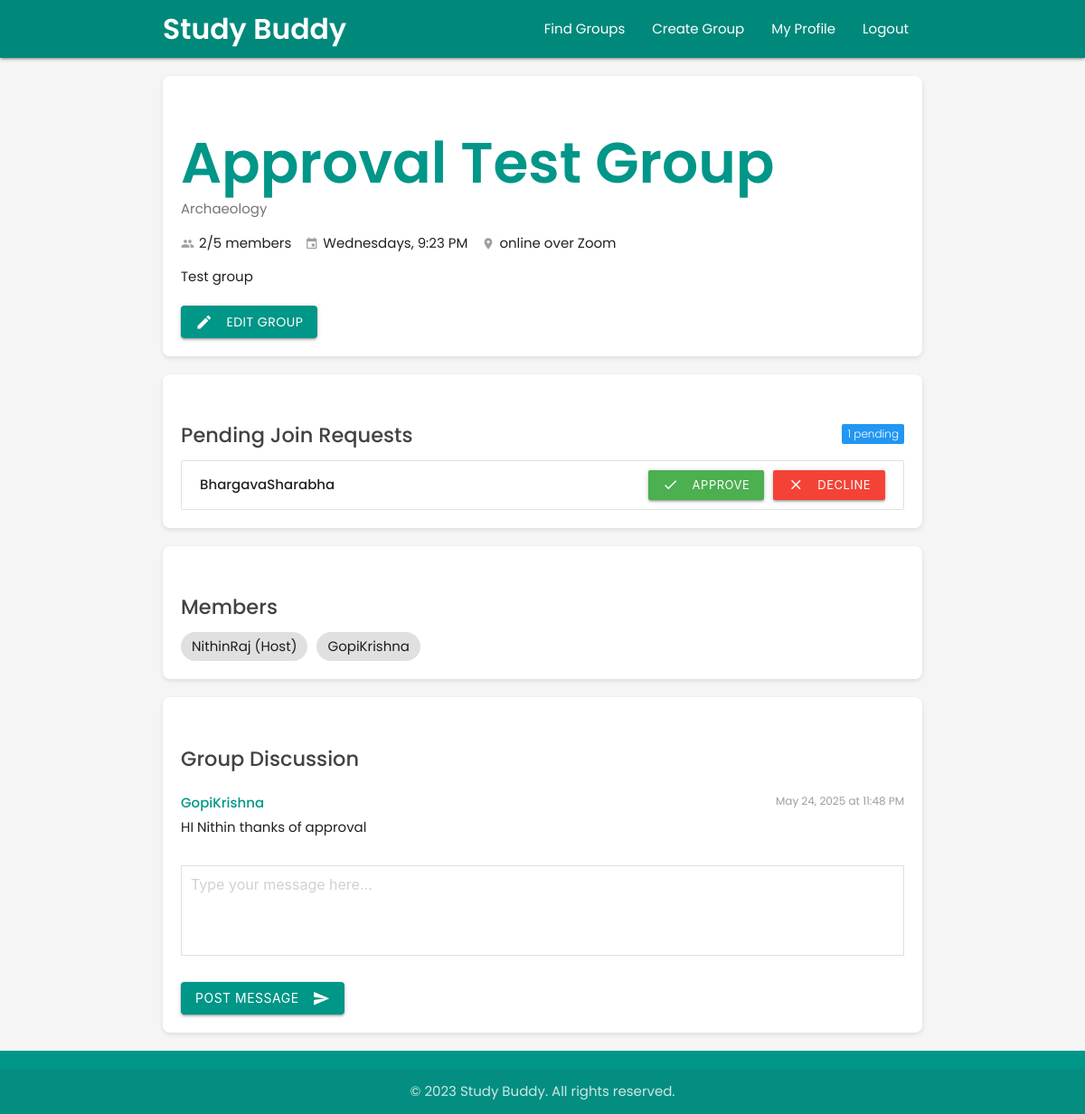
The app's page /group_details/6 (signed in), older data.
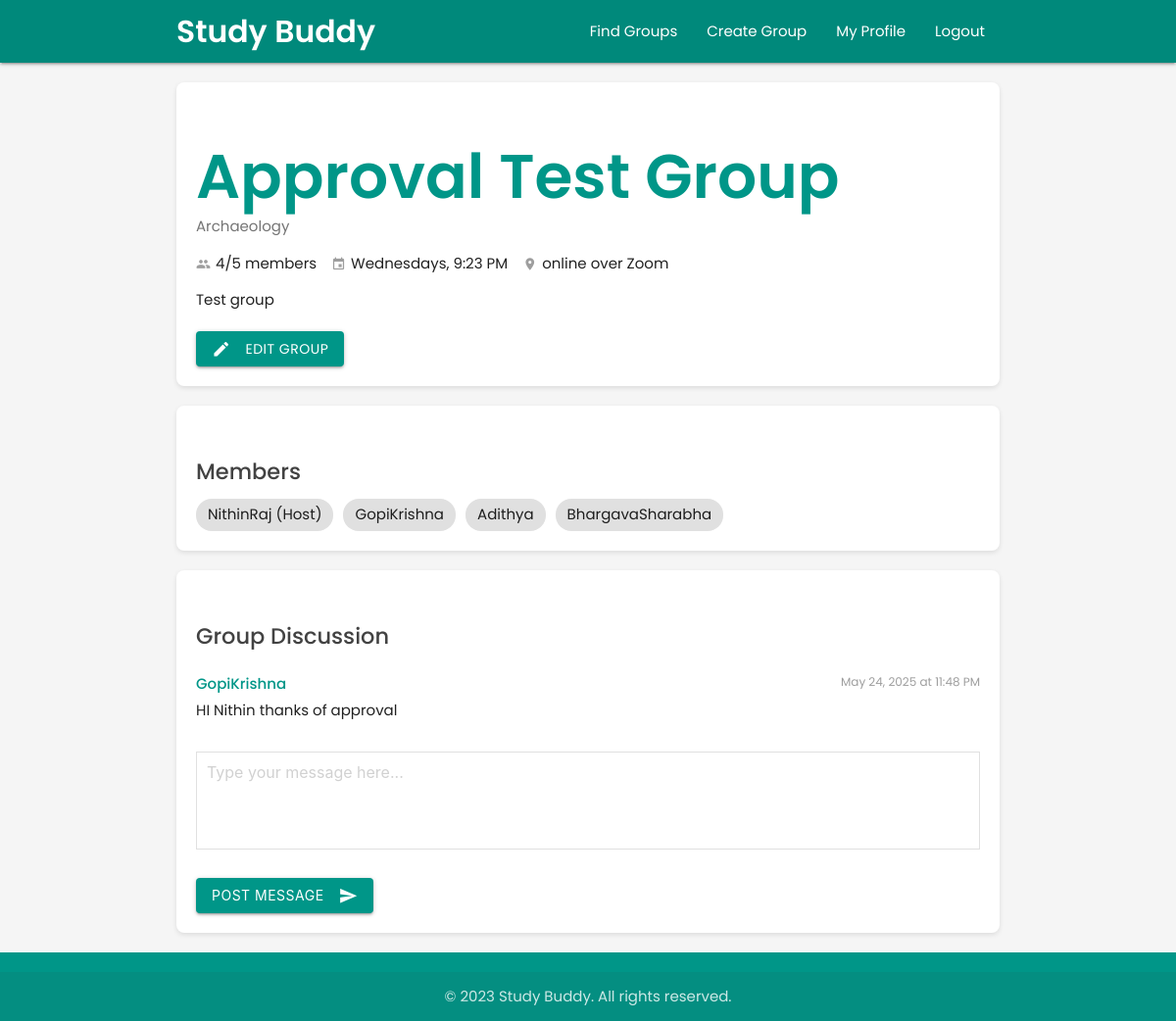
The same page, newer data.
### userDashboard/models.py (models this page shows, shortened)
class StudyGroup(models.Model):
    title = models.CharField(max_length=100)
    description = models.TextField()
    subject = models.ForeignKey(Subject, on_delete=models.CASCADE, related_name='study_groups')
    host = models.ForeignKey(settings.AUTH_USER_MODEL, on_delete=models.CASCADE, related_name='hosted_groups')
    members = models.ManyToManyField(settings.AUTH_USER_MODEL, through='GroupMembership', related_name='joined_groups')
    max_members = models.PositiveIntegerField(default=8)
    meeting_date = models.DateField()
    meeting_time = models.TimeField()
    meeting_location = models.CharField(max_length=255, blank=True)
    created_at = models.DateTimeField(auto_now_add=True)
    updated_at = models.DateTimeField(auto_now=True)
    @property
    def current_member_count(self):
        return self.members.count()
    class Meta:
        ordering = ['meeting_date', 'meeting_time']

class GroupJoinRequest(models.Model):
    STATUS_CHOICES = (
        ('pending', 'Pending'),
        ('approved', 'Approved'),
        ('declined', 'Declined'),
    )
    user = models.ForeignKey(settings.AUTH_USER_MODEL, on_delete=models.CASCADE, related_name='join_requests')
    group = models.ForeignKey(StudyGroup, on_delete=models.CASCADE, related_name='join_requests')
    status = models.CharField(max_length=10, choices=STATUS_CHOICES, default='pending')
    requested_at = models.DateTimeField(auto_now_add=True)
    responded_at = models.DateTimeField(null=True, blank=True)
    class Meta:
        unique_together = ('user', 'group')
        ordering = ['-requested_at']

class GroupMembership(models.Model):
    user = models.ForeignKey(settings.AUTH_USER_MODEL, on_delete=models.CASCADE)
    group = models.ForeignKey(StudyGroup, on_delete=models.CASCADE)
    date_joined = models.DateTimeField(auto_now_add=True)
    is_active = models.BooleanField(default=True)
    class Meta:
        unique_together = ('user', 'group')

class GroupMessage(models.Model):
    group = models.ForeignKey(StudyGroup, on_delete=models.CASCADE, related_name='messages')
    user = models.ForeignKey(settings.AUTH_USER_MODEL, on_delete=models.CASCADE)
    content = models.TextField()
    timestamp = models.DateTimeField(auto_now_add=True)
    class Meta:
        ordering = ['timestamp']

### userAuth/models.py (models this page shows)
class CustomUser(AbstractUser):
    email = models.EmailField(unique=True)
    objects = CustomUserManager()
    EMAIL_FIELD = 'email'
    REQUIRED_FIELDS = ['email']

### userProfile/models.py (models this page shows, shortened)
class Subject(models.Model):
    name = models.CharField(max_length=100, unique=True)
    description = models.TextField(blank=True)
    class Meta:
        ordering = ['name']

### userDashboard/views.py (the view, shortened to what this page needs)
# urls.py: path('group_details/<int:group_id>', views.group_details, name='group_details'),
@login_required
def group_details(request, group_id=None):
    if group_id:
        try:
            group = StudyGroup.objects.get(id=group_id)
            is_member = group.members.filter(id=request.user.id).exists()
            is_host = group.host == request.user
            has_pending_request = GroupJoinRequest.objects.filter(
                user=request.user,
                group=group,
                status='pending'
            ).exists()
            pending_requests = []
            if is_host:
                pending_requests = GroupJoinRequest.objects.filter(
                    group=group,
                    status='pending'
                ).select_related('user')
            messages_list = group.messages.all().order_by('timestamp')
            context = {
                'group': group,
                'is_member': is_member,
                'is_host': is_host,
                'has_pending_request': has_pending_request,
                'pending_requests': pending_requests,
                'messages_list': messages_list
            }
            return render(request, 'userDashboard/group_detail.html', context)
        except StudyGroup.DoesNotExist:
            messages.error(request, "Study group not found.")
            return redirect('dashboard')
    return render(request, 'userDashboard/group_detail.html')

### userDashboard/templates/userDashboard/group_detail.html (shortened to what the changed rows need)
<!DOCTYPE html>
<html lang="en">
<head>
  <link rel="stylesheet" href="https://cdnjs.cloudflare.com/ajax/libs/materialize/1.0.0/css/materialize.min.css">
</head>
<body>
  <main id="main-content" class="container">
    {% if group %}
    <section class="group-header">
      <h1 class="group-title">{{ group.title }}</h1>
      <span class="group-subject">{{ group.subject.name }}</span>
      <div class="group-meta">
        <div class="meta-item">
          <i class="material-icons tiny">group</i>
          <span>{{ group.current_member_count }}/{{ group.max_members }} members</span>
        </div>
        <div class="meta-item">
          <i class="material-icons tiny">event</i>
          <span>{{ group.meeting_date|date:"l" }}s, {{ group.meeting_time|time:"g:i A" }}</span>
        </div>
        {% if group.meeting_location %}
        <div class="meta-item">
          <i class="material-icons tiny">location_on</i>
          <span>{{ group.meeting_location }}</span>
        </div>
        {% endif %}
      </div>
      <p class="group-description">
        {{ group.description }}
      </p>
      <div class="group-actions">
        {% if not is_member %}
          {% if has_pending_request %}
            <button disabled class="btn waves-effect waves-light grey">
              <i class="material-icons left">hourglass_empty</i>
              Request Pending
            </button>
          {% else %}
            <form method="POST" action="{% url 'join_group' group.id %}">
              {% csrf_token %}
              <button type="submit" class="btn waves-effect waves-light">
                <i class="material-icons left">group_add</i>
                Request to Join
              </button>
            </form>
          {% endif %}
        {% elif is_host %}
        <a href="{% url 'edit_group' group.id %}" class="btn waves-effect waves-light">
          <i class="material-icons left">edit</i>
          Edit Group
        </a>
        {% endif %}
      </div>
    </section>
    {% if is_host and pending_requests %}
    <section class="requests-section">
      <h2 class="section-title">
        Pending Join Requests
        <span class="new badge blue" data-badge-caption="pending">{{ pending_requests|length }}</span>
      </h2>
      <ul class="requests-list collection">
        {% for request in pending_requests %}
        <li class="request-item collection-item">
          <span class="request-user">{{ request.user.get_full_name|default:request.user.username }}</span>
          <div class="request-actions">
            <form method="POST" action="{% url 'approve_request' request.id %}">
              <button type="submit" class="btn-small green">
                <i class="material-icons left">check</i>
                Approve
              </button>
            </form>
            <form method="POST" action="{% url 'decline_request' request.id %}">
              <button type="submit" class="btn-small red">
                <i class="material-icons left">close</i>
                Decline
              </button>
            </form>
          </div>
        </li>
        {% endfor %}
      </ul>
    </section>
    {% endif %}
    <section class="members-section">
      <h2 class="section-title">Members</h2>
      <div class="members-list">
        {% for membership in group.groupmembership_set.all %}
        <span class="member-chip">
          {{ membership.user.get_full_name|default:membership.user.username }}
          {% if membership.user == group.host %}(Host){% endif %}
        </span>
        {% endfor %}
      </div>
    </section>
    <section class="discussion-section">
      <h2 class="section-title">Group Discussion</h2>
      <div class="messages-container">
        {% if messages_list %}
          {% for message in messages_list %}
          <div class="message">
            <div class="message-header">
              <span class="message-user">{{ message.user.get_full_name|default:message.user.username }}</span>
              <span class="message-time">{{ message.timestamp|date:"F j, Y" }} at {{ message.timestamp|time:"g:i A" }}</span>
            </div>
            <p class="message-content">
              {{ message.content }}
            </p>
          </div>
          {% endfor %}
        {% else %}
          <p class="center-align">No messages yet. Be the first to post!</p>
        {% endif %}
      </div>
      {% if is_member or is_host %}
      <form class="comment-form" method="POST" action="{% url 'group_details' group.id %}">
        <div class="input-field">
          <textarea id="message" name="message" class="materialize-textarea" placeholder="Type your message here..." rows="3" required aria-required="true"></textarea>
        </div>
        <button type="submit" class="btn waves-effect waves-light">
          Post Message
          <i class="material-icons right">send</i>
        </button>
      </form>
      {% endif %}
    </section>
    {% else %}
    <div class="card-panel">
      <p class="center-align">Study group not found. <a href="{% url 'dashboard' %}">Return to dashboard</a></p>
    </div>
    {% endif %}
  </main>
</body>
</html>

Row changes from the older to the newer data that the page shows:
no longer on this page (row edited): GroupJoinRequest: user.get_full_name "BhargavaSharabha"
computed for StudyGroup "Approval Test Group": current_member_count "2" → "4"
added GroupMembership: user.get_full_name "Adithya"
added GroupMembership: user.get_full_name "BhargavaSharabha"
Text that changed along with them:
{{ pending_requests|length }}: "1" → (not shown)
text no longer shown: "Pending Join Requests"
